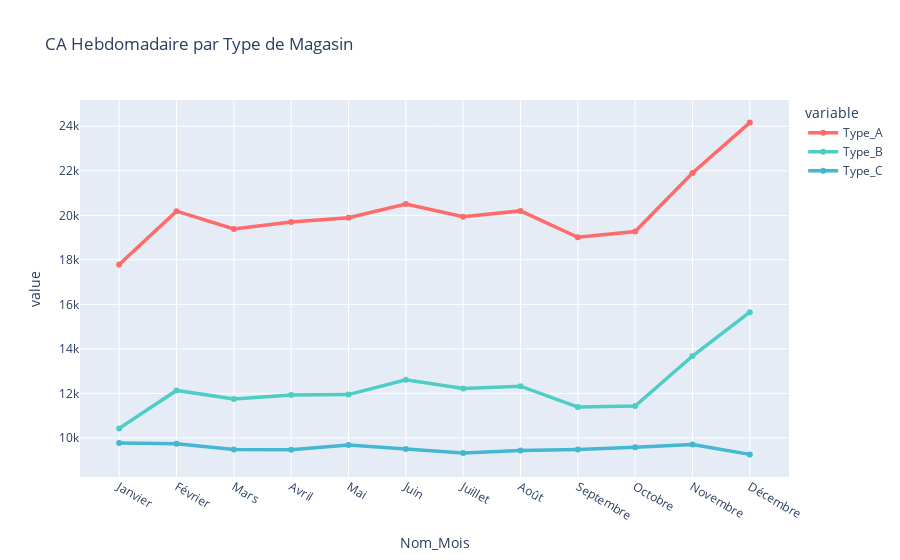

Notebook source saved alongside this figure:
### Markdown cell above
## Graphique temporel par type

### Code cell
# Couleurs pour chaque type
colors = {'A': '#FF6B6B', 'B': '#4ECDC4', 'C': '#45B7D1'}

fig3 = px.line(
    type_pivot_result, 
    x="Nom_Mois", 
    y=["Type_A","Type_B","Type_C"], 
    title="CA Hebdomadaire par Type de Magasin",
    markers=True,
    color_discrete_sequence=[colors['A'], colors['B'], colors['C']]
)
# Augmenter l'épaisseur des lignes
fig3.update_traces(line_width=3.5)


fig3.show()

### Figure 1 — Plotly figure (JSON) as saved in the notebook; plotly's stock layout.template omitted (floating-point values rounded to 4 significant figures)
{"data": [{"hovertemplate": "variable=Type_A<br>Nom_Mois=%{x}<br>value=%{y}<extra></extra>", "legendgroup": "Type_A", "line": {"color": "#FF6B6B", "dash": "solid", "width": 3.5}, "marker": {"symbol": "circle"}, "mode": "lines+markers", "name": "Type_A", "orientation": "v", "showlegend": true, "type": "scatter", "x": ["Janvier", "Février", "Mars", "Avril", "Mai", "Juin", "Juillet", "Août", "Septembre", "Octobre", "Novembre", "Décembre"], "xaxis": "x", "y": [17790.0, 20190.0, 19380.0, 19700.0, 19890.0, 20510.0, 19930.0, 20200.0, 19010.0, 19270.0, 21900.0, 24160.0], "yaxis": "y"}, {"hovertemplate": "variable=Type_B<br>Nom_Mois=%{x}<br>value=%{y}<extra></extra>", "legendgroup": "Type_B", "line": {"color": "#4ECDC4", "dash": "solid", "width": 3.5}, "marker": {"symbol": "circle"}, "mode": "lines+markers", "name": "Type_B", "orientation": "v", "showlegend": true, "type": "scatter", "x": ["Janvier", "Février", "Mars", "Avril", "Mai", "Juin", "Juillet", "Août", "Septembre", "Octobre", "Novembre", "Décembre"], "xaxis": "x", "y": [10430.0, 12130.0, 11740.0, 11920.0, 11940.0, 12610.0, 12220.0, 12320.0, 11380.0, 11430.0, 13680.0, 15650.0], "yaxis": "y"}, {"hovertemplate": "variable=Type_C<br>Nom_Mois=%{x}<br>value=%{y}<extra></extra>", "legendgroup": "Type_C", "line": {"color": "#45B7D1", "dash": "solid", "width": 3.5}, "marker": {"symbol": "circle"}, "mode": "lines+markers", "name": "Type_C", "orientation": "v", "showlegend": true, "type": "scatter", "x": ["Janvier", "Février", "Mars", "Avril", "Mai", "Juin", "Juillet", "Août", "Septembre", "Octobre", "Novembre", "Décembre"], "xaxis": "x", "y": [9769.0, 9735.0, 9475.0, 9469.0, 9679.0, 9499.0, 9318.0, 9438.0, 9483.0, 9573.0, 9701.0, 9257.0], "yaxis": "y"}], "layout": {"legend": {"title": {"text": "variable"}, "tracegroupgap": 0}, "title": {"text": "CA Hebdomadaire par Type de Magasin"}, "xaxis": {"anchor": "y", "domain": [0, 1], "title": {"text": "Nom_Mois"}}, "yaxis": {"anchor": "x", "domain": [0, 1], "title": {"text": "value"}}}}
